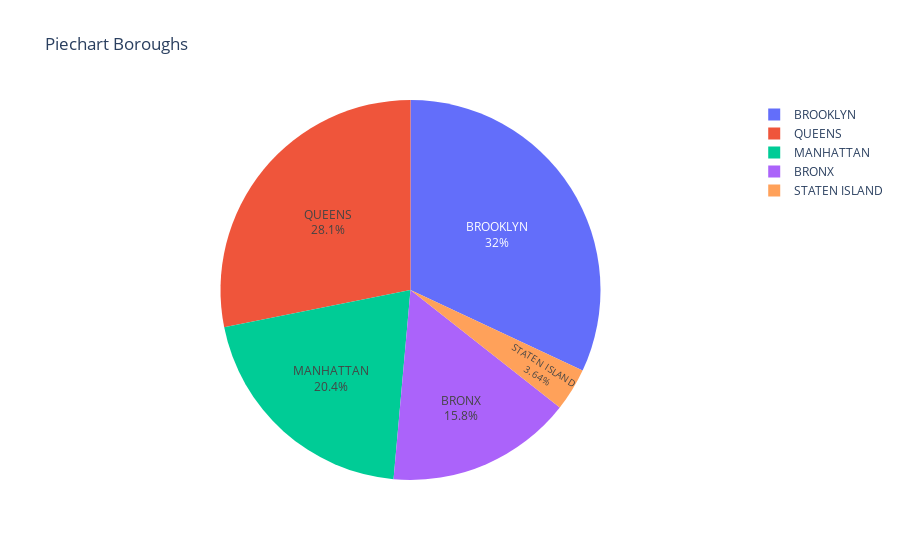

Notebook code for this chart:
### Code cell
import plotly.express as px
fig = px.pie(pie_borough, values='Frecuencia', \
             names=pie_borough.index, title='Piechart Boroughs')
fig.update_traces(textposition='inside', textinfo='percent+label')
fig.show()

### Figure 1 — Plotly figure (JSON) as saved in the notebook; plotly's stock layout.template omitted (floating-point values rounded to 4 significant figures)
{"data": [{"domain": {"x": [0, 1], "y": [0, 1]}, "hovertemplate": "BOROUGH=%{label}<br>Frecuencia=%{value}<extra></extra>", "labels": ["BRONX", "BROOKLYN", "MANHATTAN", "QUEENS", "STATEN ISLAND"], "legendgroup": "", "name": "", "showlegend": true, "textinfo": "percent+label", "textposition": "inside", "type": "pie", "values": [37709, 76253, 48749, 67120, 8691]}], "layout": {"legend": {"tracegroupgap": 0}, "title": {"text": "Piechart Boroughs"}}}
